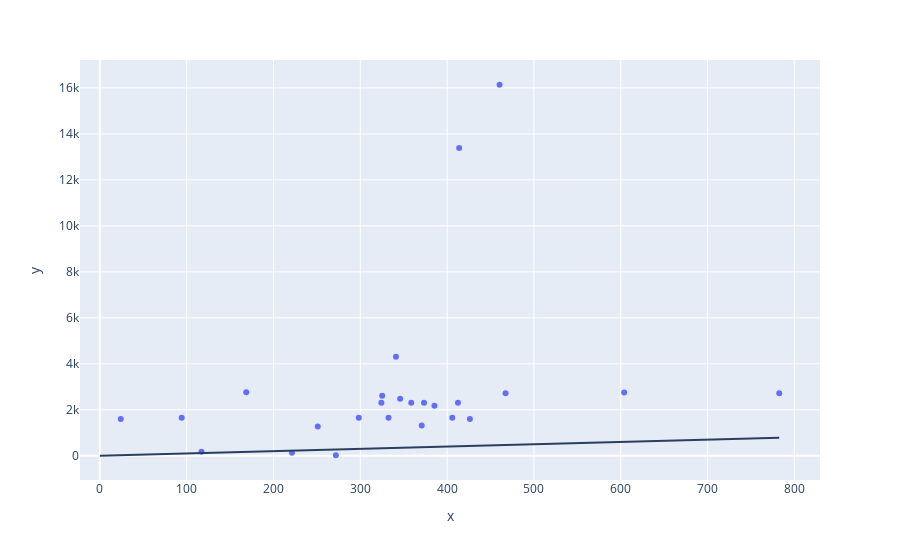

The cell this chart's notebook holds for it:
### Code cell
y_pred = y_stack

fig = px.scatter(x = y_pred, y = y_test)
fig.update_layout(shapes=[{"type": "line", "y0":0, "y1":max(y_pred), "x0":0, "x1": max(y_pred)}])

### Figure 1 — Plotly figure (JSON) as saved in the notebook; plotly's stock layout.template omitted (floating-point values rounded to 4 significant figures)
{"data": [{"hovertemplate": "x=%{x}<br>y=%{y}<extra></extra>", "legendgroup": "", "marker": {"color": "#636efa", "symbol": "circle"}, "mode": "markers", "name": "", "orientation": "v", "showlegend": false, "type": "scatter", "x": [604.0, 370.7, 341.1, 325.2, 413.9, 460.4, 373.4, 94.26, 324.3, 298.3, 412.5, 332.5, 358.7, 405.9, 345.9, 251.0, 117.1, 168.6, 385.4, 24.05, 426.3, 221.3, 467.4, 782.6, 271.8], "xaxis": "x", "y": [2756, 1314, 4305, 2616, 13389, 16137, 2306, 1656, 2306, 1656, 2306, 1656, 2306, 1656, 2481, 1272, 174, 2760, 2178, 1604, 1604, 131, 2715, 2715, 23], "yaxis": "y"}], "layout": {"legend": {"tracegroupgap": 0}, "margin": {"t": 60}, "shapes": [{"type": "line", "x0": 0, "x1": 782.6, "y0": 0, "y1": 782.6}], "xaxis": {"anchor": "y", "domain": [0, 1], "title": {"text": "x"}}, "yaxis": {"anchor": "x", "domain": [0, 1], "title": {"text": "y"}}}}
